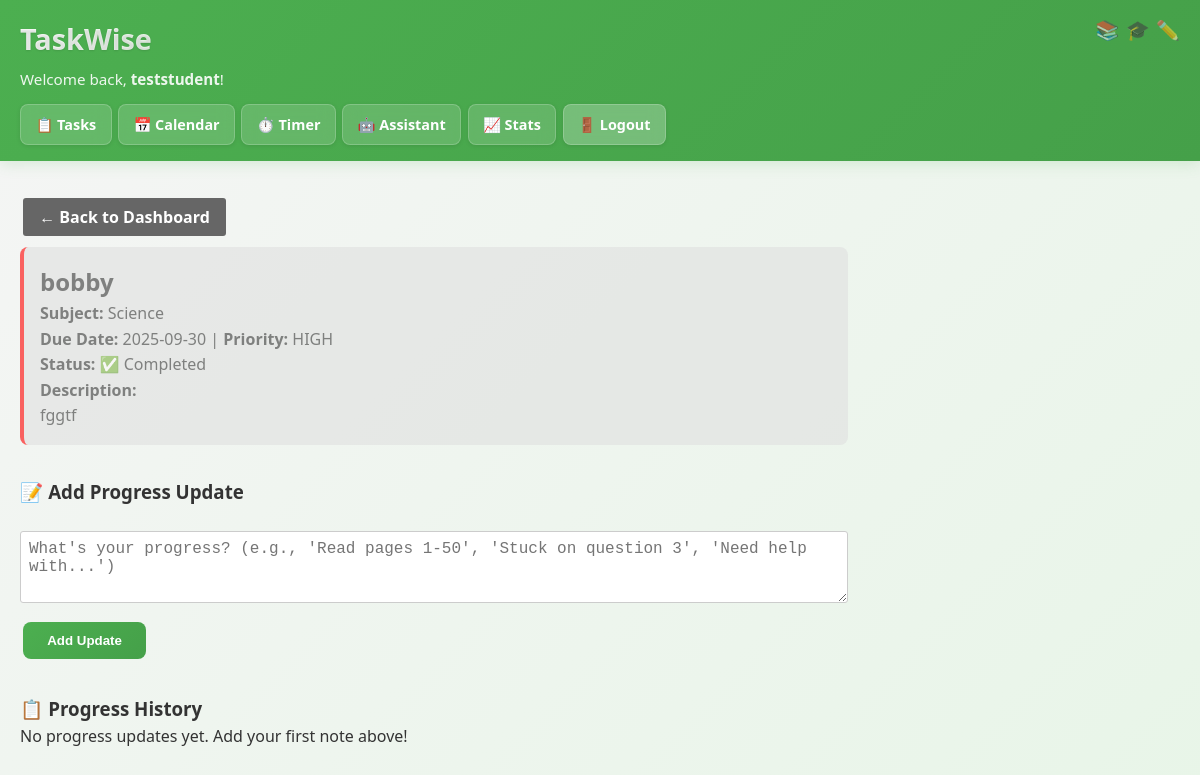
/task_details/11 (signed in), run on the app's committed database.
### tables this page shows
CREATE TABLE tasks (
    id INTEGER PRIMARY KEY AUTOINCREMENT,
    user_id INTEGER NOT NULL,
    title TEXT NOT NULL,
    description TEXT,
    due_date DATE,
    priority TEXT DEFAULT 'medium',
    completed BOOLEAN DEFAULT 0,
    created_at DATETIME DEFAULT CURRENT_TIMESTAMP, subject_id INTEGER, notes TEXT, calendar_color TEXT,
    FOREIGN KEY (user_id) REFERENCES users (id)
);

CREATE TABLE subjects (
    id INTEGER PRIMARY KEY AUTOINCREMENT,
    user_id INTEGER NOT NULL,
    name TEXT NOT NULL,
    color TEXT DEFAULT '#007bff',
    FOREIGN KEY (user_id) REFERENCES users (id)
);

### app.py (the view)
@app.route('/task_details/<int:task_id>')
def task_details(task_id):
    if 'user_id' not in session:
        return redirect('/login')
    conn = get_db_connection()
    task = conn.execute('''
        SELECT tasks.*, subjects.name as subject_name, subjects.color as subject_color
        FROM tasks
        LEFT JOIN subjects ON tasks.subject_id = subjects.id
        WHERE tasks.id = ? AND tasks.user_id = ?
    ''', (task_id, session['user_id'])).fetchone()
    history = conn.execute('''
        SELECT * FROM task_history
        WHERE task_id = ? AND user_id = ?
        ORDER BY created_at DESC
    ''', (task_id, session['user_id'])).fetchall()
    conn.close()
    if not task:
        return "Task not found"
    return render_template('task_details.html',
                         task=task,
                         history=history,
                         get_urgency_class=get_urgency_class)  # Add this line!

### app.py (called while the page is built)
def get_db_connection():
    if os.environ.get('DATABASE_URL'):
        import psycopg2
        conn = psycopg2.connect(os.environ.get('DATABASE_URL'))
    else:
        conn = sqlite3.connect('student_tasks.db')
        conn.row_factory = sqlite3.Row
    return conn

def get_urgency_class(due_date_str):
    if not due_date_str:
        return ''
    try:
        due_date = datetime.strptime(due_date_str, '%Y-%m-%d').date()
        today = datetime.now().date()
        tomorrow = today + timedelta(days=1)
        if due_date < today:
            return 'urgent-overdue'
        elif due_date == today:
            return 'urgent-today'
        elif due_date == tomorrow:
            return 'urgent-tomorrow'
        else:
            return ''
    except:
        return ''

### templates/task_details.html (shortened to what this page needs)
{% extends "base.html" %}
{% block content %}
<div class="container">
    <div class="task-details">
        <a href="/dashboard" class="btn" style="background: #666; color: white; text-decoration: none; padding: 0.5rem 1rem; border-radius: 3px; margin-bottom: 1rem;">
            ← Back to Dashboard
        </a>
        <div class="task-item {{ task.priority }} {{ get_urgency_class(task.due_date) }} {% if task.completed %}completed{% endif %}" style="margin-bottom: 2rem;">
            <h2>{{ task.title }}
            </h2>
            <p><strong>Subject:</strong> {{ task.subject_name or "No Subject" }}</p>
            <p><strong>Due Date:</strong> {{ task.due_date }} | <strong>Priority:</strong> {{ task.priority.upper() }}</p>
            <p><strong>Status:</strong> {% if task.completed %}✅ Completed{% else %}⏳ Pending{% endif %}</p>
            {% if task.description %}
            <p><strong>Description:</strong><br>{{ task.description }}</p>
            {% endif %}
        </div>
        <div class="notes-section">
            <h3>📝 Add Progress Update</h3>
            <form method="POST" action="/add_note/{{ task.id }}">
                <textarea name="note_text" placeholder="What's your progress? (e.g., 'Read pages 1-50', 'Stuck on question 3', 'Need help with...')"
                         rows="3" style="width: 100%; padding: 0.5rem; margin: 0.5rem 0; border: 1px solid #ccc; border-radius: 3px;"></textarea>
                <button type="submit" class="btn btn-primary">Add Update</button>
            </form>
        </div>
        <div class="history-section" style="margin-top: 2rem;">
            <h3>📋 Progress History</h3>
            {% if history %}
                {% for note in history %}
                <div class="note-item" style="border-left: 3px solid #4CAF50; padding: 1rem; margin: 1rem 0; background: #f9f9f9;">
                    <p style="margin: 0; white-space: pre-wrap;">{{ note.note_text }}</p>
                    <small style="color: #666;">{{ note.created_at }}</small>
                </div>
                {% endfor %}
            {% else %}
                <p>No progress updates yet. Add your first note above!</p>
            {% endif %}
        </div>
    </div>
</div>
{% endblock %}

### templates/base.html (style rules this page uses)
* { box-sizing: border-box; margin: 0; padding: 0; }
body { font-family: 'Segoe UI', Tahoma, Geneva, Verdana, sans-serif; line-height: 1.6; color: #333; margin: 0; padding: 0; background: linear-gradient(135deg, #f5f5f5 0%, #e8f5e8 100%); min-height: 100vh; }
.container { display: grid; grid-template-columns: 1fr 300px; gap: 2rem; }
.task-item { border-left: 4px solid #ccc; padding: 1rem; margin: 1rem 0; background: #fafafa; border-radius: 8px; transition: transform 0.2s ease; }
.task-item.high { border-left-color: #ff4444; }
.task-item.urgent-overdue { border-left-color: #ff0000 !important; background: #ffe6e6; }
.task-item.completed { opacity: 0.6; background: #e0e0e0; }
.btn { padding: 0.7rem 1.5rem; border: none; border-radius: 8px; cursor: pointer; margin: 0.2rem; font-weight: 600; transition: all 0.3s ease; }
.btn-primary { background: linear-gradient(135deg, #4CAF50, #45a049); color: white; }
form { margin: 1rem 0; }
input, textarea, select { width: 100%; padding: 0.8rem; margin: 0.5rem 0; border: 1px solid #ddd; border-radius: 8px; font-size: 1rem; }
a { color: #4CAF50; text-decoration: none; }

### data on the page
tasks: title "bobby", due_date "2025-09-30", priority "HIGH", description "fggtf"
subjects: name "Science"

### other printed values
{{ session.username }} "teststudent"
